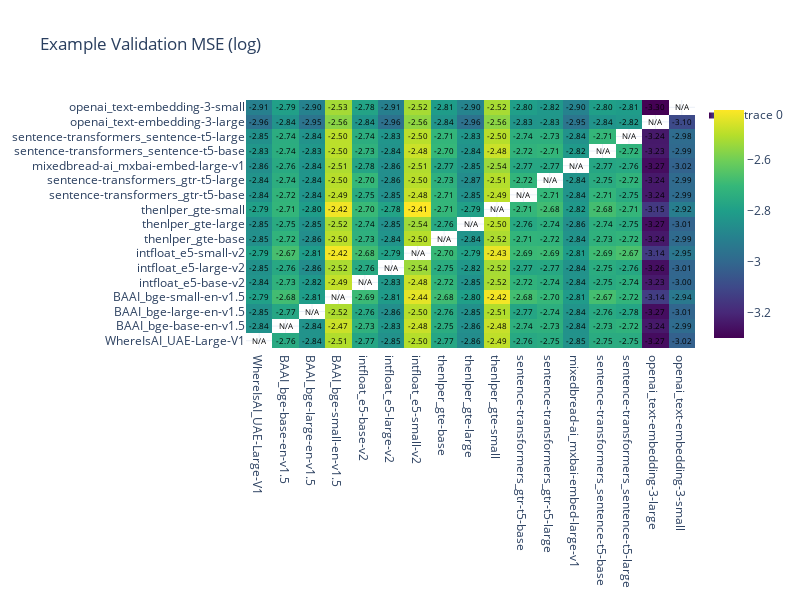

Notebook code for this chart:
### Code cell
# Visualize Imported Data (One Dataset, One Architecture)
labels = sorted(meta["model2idx"], key=lambda k: meta["model2idx"][k])
matrix = example_validation_mse
heatmap(matrix, log=True, title="Example Validation MSE (log)", labels=labels, nan_diagnal=True)

### Figure 1 — Plotly figure (JSON) as saved in the notebook; plotly's stock layout.template omitted (floating-point values rounded to 4 significant figures; data arrays with more than 128 entries replaced by an {"elided": "..."} marker saying what was removed)
{"data": [{"colorscale": [[0, "#440154"], [0.1111, "#482878"], [0.2222, "#3e4989"], [0.3333, "#31688e"], [0.4444, "#26828e"], [0.5556, "#1f9e89"], [0.6667, "#35b779"], [0.7778, "#6ece58"], [0.8889, "#b5de2b"], [1, "#fde725"]], "reversescale": false, "showlegend": true, "showscale": true, "text": {"elided": "17x17 str values"}, "textfont": {"color": "black"}, "texttemplate": "%{text}", "type": "heatmap", "x": ["WhereIsAI_UAE-Large-V1", "BAAI_bge-base-en-v1.5", "BAAI_bge-large-en-v1.5", "BAAI_bge-small-en-v1.5", "intfloat_e5-base-v2", "intfloat_e5-large-v2", "intfloat_e5-small-v2", "thenlper_gte-base", "thenlper_gte-large", "thenlper_gte-small", "sentence-transformers_gtr-t5-base", "sentence-transformers_gtr-t5-large", "mixedbread-ai_mxbai-embed-large-v1", "sentence-transformers_sentence-t5-base", "sentence-transformers_sentence-t5-large", "openai_text-embedding-3-large", "openai_text-embedding-3-small"], "y": ["WhereIsAI_UAE-Large-V1", "BAAI_bge-base-en-v1.5", "BAAI_bge-large-en-v1.5", "BAAI_bge-small-en-v1.5", "intfloat_e5-base-v2", "intfloat_e5-large-v2", "intfloat_e5-small-v2", "thenlper_gte-base", "thenlper_gte-large", "thenlper_gte-small", "sentence-transformers_gtr-t5-base", "sentence-transformers_gtr-t5-large", "mixedbread-ai_mxbai-embed-large-v1", "sentence-transformers_sentence-t5-base", "sentence-transformers_sentence-t5-large", "openai_text-embedding-3-large", "openai_text-embedding-3-small"], "z": {"elided": "17x17 float values"}}], "layout": {"dragmode": false, "height": 600, "modebar": {"remove": ["zoomIn2d", "zoomOut2d", "autoScale2d", "resetScale2d", "hoverClosestCartesian", "hoverCompareCartesian", "toggleSpikelines"]}, "title": {"text": "Example Validation MSE (log)"}, "width": 800, "xaxis": {"fixedrange": true, "nticks": 17, "title": {}}, "yaxis": {"fixedrange": true, "nticks": 17, "title": {}}}}
